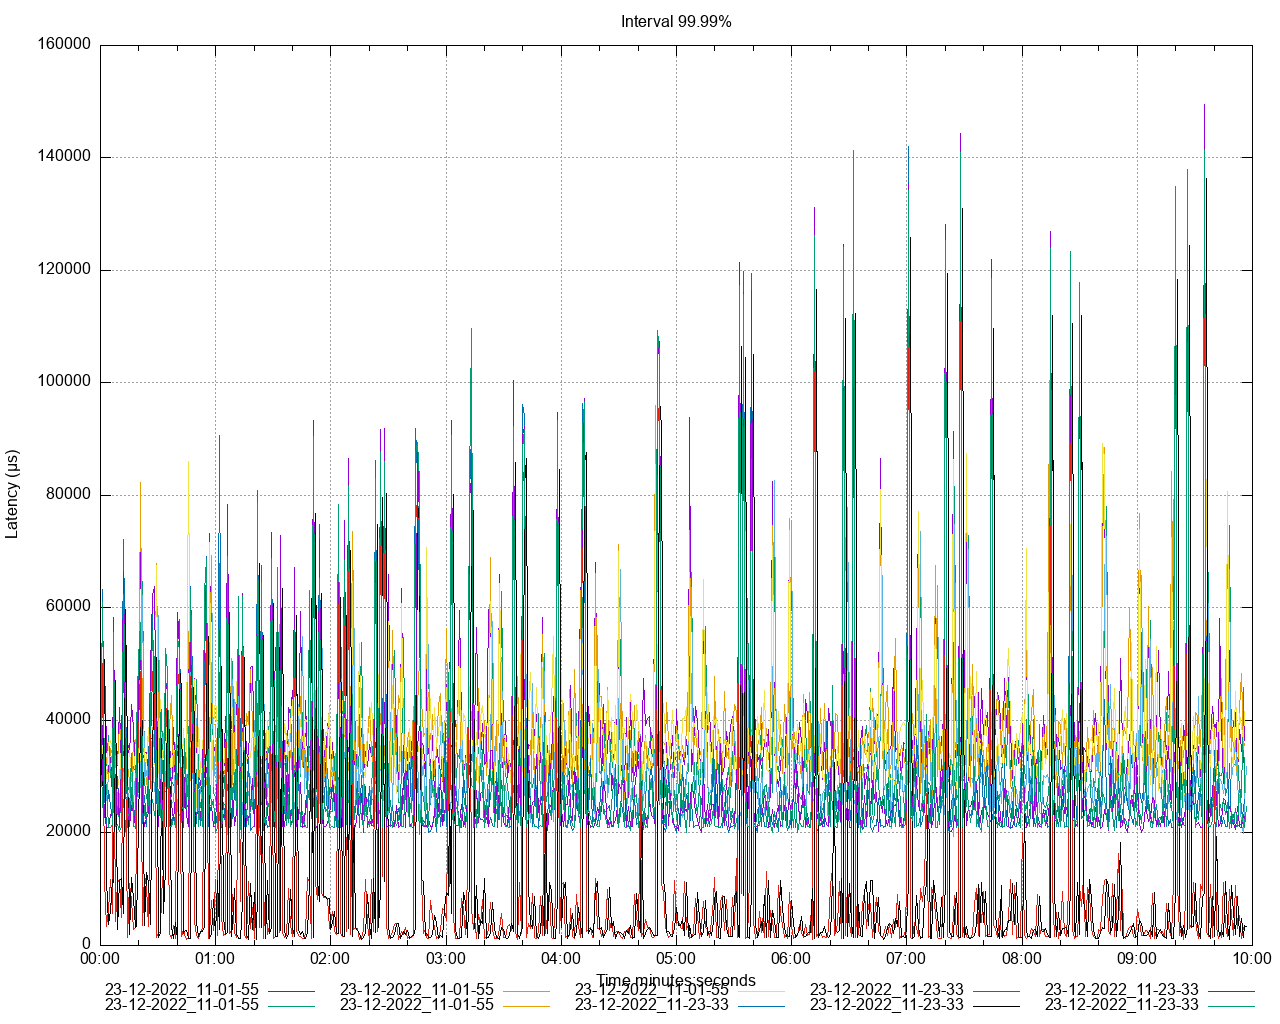

Here is the gnuplot script that generated this plot:
set title 'Interval 99.99%' noenhanced
set style data lines
set datafile separator ","
set terminal png size 1280,1024
set grid
set key below
set xdata time
set timefmt "%s"
offset = 0
t0(x)=(offset=($0==0) ? x : offset, x - offset)
set xlabel 'Time minutes:seconds'
set ylabel 'Latency (μs)'
set output '/Users/ahmet.mircik/Workspace/python/hazelcast-simulator/offload-benchmarks/report/latency/latency_interval_9999_put.png'
plot \
   '/Users/ahmet.mircik/Workspace/python/hazelcast-simulator/offload-benchmarks/report/data/latency_interval_9999_put_1.data' using (t0(timecolumn(1))):2 title "23-12-2022_11-01-55" noenhanced , \
   '/Users/ahmet.mircik/Workspace/python/hazelcast-simulator/offload-benchmarks/report/data/latency_interval_9999_put_2.data' using (t0(timecolumn(1))):2 title "23-12-2022_11-01-55" noenhanced , \
   '/Users/ahmet.mircik/Workspace/python/hazelcast-simulator/offload-benchmarks/report/data/latency_interval_9999_put_3.data' using (t0(timecolumn(1))):2 title "23-12-2022_11-01-55" noenhanced , \
   '/Users/ahmet.mircik/Workspace/python/hazelcast-simulator/offload-benchmarks/report/data/latency_interval_9999_put_4.data' using (t0(timecolumn(1))):2 title "23-12-2022_11-01-55" noenhanced , \
   '/Users/ahmet.mircik/Workspace/python/hazelcast-simulator/offload-benchmarks/report/data/latency_interval_9999_put_5.data' using (t0(timecolumn(1))):2 title "23-12-2022_11-01-55" noenhanced , \
   '/Users/ahmet.mircik/Workspace/python/hazelcast-simulator/offload-benchmarks/report/data/latency_interval_9999_put_6.data' using (t0(timecolumn(1))):2 title "23-12-2022_11-23-33" noenhanced , \
   '/Users/ahmet.mircik/Workspace/python/hazelcast-simulator/offload-benchmarks/report/data/latency_interval_9999_put_7.data' using (t0(timecolumn(1))):2 title "23-12-2022_11-23-33" noenhanced , \
   '/Users/ahmet.mircik/Workspace/python/hazelcast-simulator/offload-benchmarks/report/data/latency_interval_9999_put_8.data' using (t0(timecolumn(1))):2 title "23-12-2022_11-23-33" noenhanced , \
   '/Users/ahmet.mircik/Workspace/python/hazelcast-simulator/offload-benchmarks/report/data/latency_interval_9999_put_9.data' using (t0(timecolumn(1))):2 title "23-12-2022_11-23-33" noenhanced , \
   '/Users/ahmet.mircik/Workspace/python/hazelcast-simulator/offload-benchmarks/report/data/latency_interval_9999_put_10.data' using (t0(timecolumn(1))):2 title "23-12-2022_11-23-33" noenhanced , \
